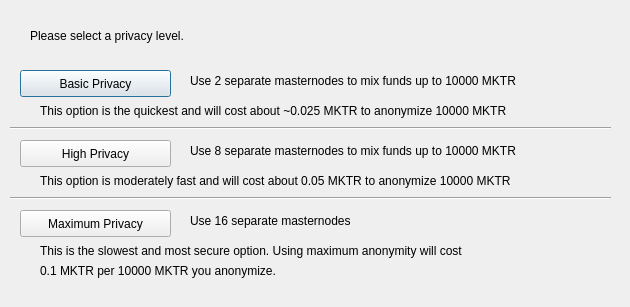
<?xml version="1.0" encoding="UTF-8"?>
<ui version="4.0">
 <class>ObfuscationConfig</class>
 <widget class="QDialog" name="ObfuscationConfig">
  <property name="geometry">
   <rect>
    <x>0</x>
    <y>0</y>
    <width>630</width>
    <height>307</height>
   </rect>
  </property>
  <property name="windowTitle">
   <string>Configure Obfuscation</string>
  </property>
  <widget class="QPushButton" name="buttonBasic">
   <property name="geometry">
    <rect>
     <x>20</x>
     <y>70</y>
     <width>151</width>
     <height>27</height>
    </rect>
   </property>
   <property name="text">
    <string>Basic Privacy</string>
   </property>
  </widget>
  <widget class="QPushButton" name="buttonHigh">
   <property name="geometry">
    <rect>
     <x>20</x>
     <y>140</y>
     <width>151</width>
     <height>27</height>
    </rect>
   </property>
   <property name="text">
    <string>High Privacy</string>
   </property>
  </widget>
  <widget class="QPushButton" name="buttonMax">
   <property name="geometry">
    <rect>
     <x>20</x>
     <y>210</y>
     <width>151</width>
     <height>27</height>
    </rect>
   </property>
   <property name="text">
    <string>Maximum Privacy</string>
   </property>
  </widget>
  <widget class="QLabel" name="label">
   <property name="geometry">
    <rect>
     <x>30</x>
     <y>20</y>
     <width>571</width>
     <height>31</height>
    </rect>
   </property>
   <property name="text">
    <string>Please select a privacy level.</string>
   </property>
  </widget>
  <widget class="QLabel" name="label_2">
   <property name="geometry">
    <rect>
     <x>190</x>
     <y>70</y>
     <width>421</width>
     <height>21</height>
    </rect>
   </property>
   <property name="text">
    <string>Use 2 separate masternodes to mix funds up to 10000 MKTR</string>
   </property>
  </widget>
  <widget class="QLabel" name="label_3">
   <property name="geometry">
    <rect>
     <x>190</x>
     <y>140</y>
     <width>411</width>
     <height>21</height>
    </rect>
   </property>
   <property name="text">
    <string>Use 8 separate masternodes to mix funds up to 10000 MKTR</string>
   </property>
  </widget>
  <widget class="QLabel" name="label_4">
   <property name="geometry">
    <rect>
     <x>190</x>
     <y>210</y>
     <width>421</width>
     <height>21</height>
    </rect>
   </property>
   <property name="text">
    <string>Use 16 separate masternodes</string>
   </property>
  </widget>
  <widget class="QLabel" name="label_6">
   <property name="geometry">
    <rect>
     <x>40</x>
     <y>100</y>
     <width>561</width>
     <height>21</height>
    </rect>
   </property>
   <property name="text">
    <string>This option is the quickest and will cost about ~0.025 MKTR to anonymize 10000 MKTR</string>
   </property>
  </widget>
  <widget class="QLabel" name="label_7">
   <property name="geometry">
    <rect>
     <x>40</x>
     <y>170</y>
     <width>561</width>
     <height>21</height>
    </rect>
   </property>
   <property name="text">
    <string>This option is moderately fast and will cost about 0.05 MKTR to anonymize 10000 MKTR</string>
   </property>
  </widget>
  <widget class="QLabel" name="label_8">
   <property name="geometry">
    <rect>
     <x>40</x>
     <y>240</y>
     <width>561</width>
     <height>21</height>
    </rect>
   </property>
   <property name="text">
    <string>This is the slowest and most secure option. Using maximum anonymity will cost</string>
   </property>
  </widget>
  <widget class="QLabel" name="label_9">
   <property name="geometry">
    <rect>
     <x>40</x>
     <y>260</y>
     <width>561</width>
     <height>21</height>
    </rect>
   </property>
   <property name="text">
    <string>0.1 MKTR per 10000 MKTR you anonymize.</string>
   </property>
  </widget>
  <widget class="Line" name="line">
   <property name="geometry">
    <rect>
     <x>10</x>
     <y>120</y>
     <width>601</width>
     <height>16</height>
    </rect>
   </property>
   <property name="orientation">
    <enum>Qt::Horizontal</enum>
   </property>
  </widget>
  <widget class="Line" name="line_2">
   <property name="geometry">
    <rect>
     <x>10</x>
     <y>190</y>
     <width>601</width>
     <height>16</height>
    </rect>
   </property>
   <property name="orientation">
    <enum>Qt::Horizontal</enum>
   </property>
  </widget>
 </widget>
 <resources/>
 <connections/>
</ui>
